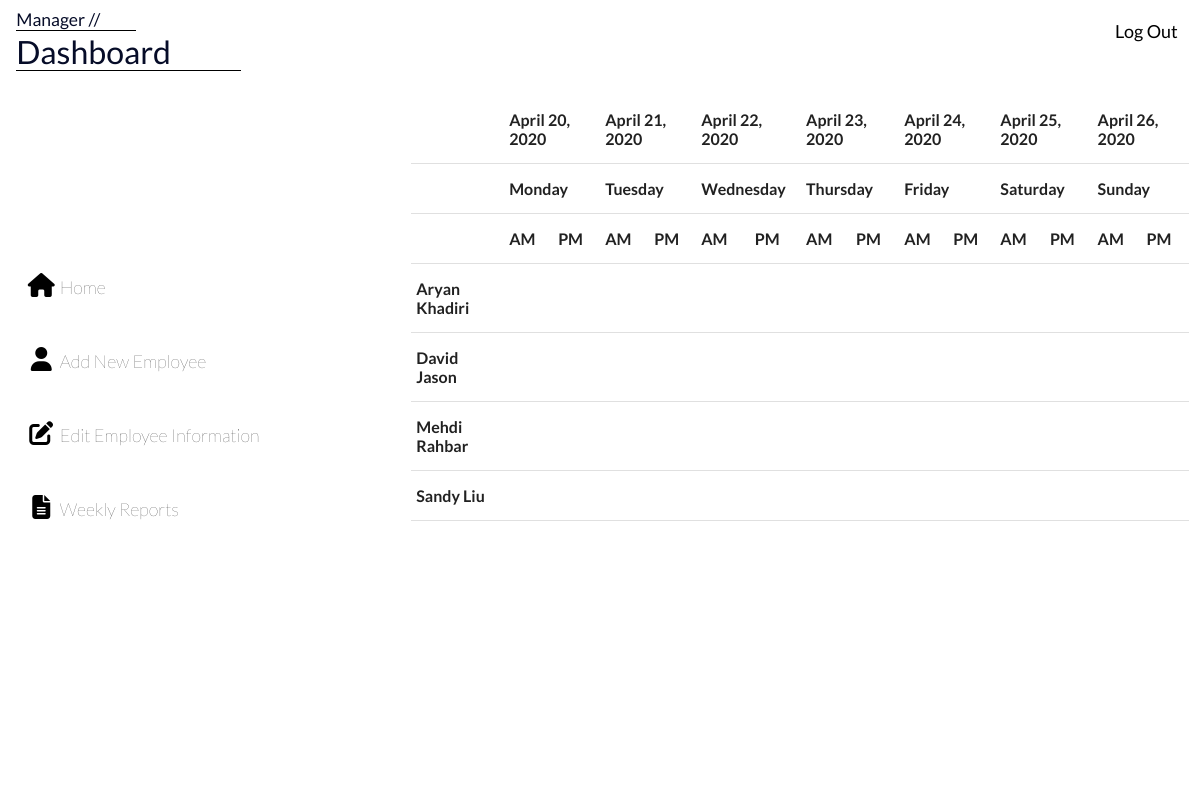
Page /manager/weeklyreports on the committed database.
### Manager/models.py (models this page shows, shortened)
class Employee (models.Model):
    name = models.CharField (max_length = 100)
    point = models.FloatField()
    phone = models.CharField(max_length = 10)
    def __str__(self):
        return self.name

### Manager/views.py (the view)
# urls.py: path('weeklyreports', weekly_report_view, name = "weekly_reports")
def weekly_report_view(request):
    title = "Weekly Reports"
    today_day = datetime.today().weekday()
    today_date = datetime.today().date()
    first_date_of_week = today_date - timedelta(today_day)
    last_date_of_week = first_date_of_week + timedelta(7)
    days_dates=[]
    for i in range(0,7):
        days_dates.append(first_date_of_week+timedelta(i))
    tips = Tip.objects.filter(date__lte = last_date_of_week).filter(date__gte=first_date_of_week).order_by('date')
    employees = Employee.objects.all().order_by('name')
    all_info = {}
    for employee in employees:
        all_info[employee.name] = {}
        for day in days_dates:
            all_info[employee.name][day]=['','']
    for tip in tips:
        if tip.time_frame == 'AM':
            all_info[tip.employee.name][tip.date][0] = tip.paid_later
        else:
            all_info[tip.employee.name][tip.date][1] = tip.paid_later
    print(all_info)
    """all_info = {}
    for employee in employees:
        all_info[employee.name] = []
        for tip in tips:
            if tip.employee == employee:
                all_info[employee.name].append({tip.date:[{tip.time_frame:tip.paid_later}]})
    for key in all_info:
        for i in range(0, 7):"""
    context = {
        'title':title,
        'tips':tips,
        'employees':employees,
        'days_dates':days_dates,
        'all_info':all_info
    }
    for tip in tips:
        print(tip.employee)
    return render(request, 'weekly_reports.html', context)

### Manager/templates/weekly_reports.html (shortened to what this page needs)
{% extends 'base.html' %}
{% block content %}
<table >
    <tr>
        <th colspan = "2"></th>
{% for date in days_dates %}
        <th colspan = "2">{{date}}</th>
{% endfor %}
    </tr>
    <tr>
        <th colspan = "2"></th>
    <th colspan = "2">Monday</th>
    <th colspan = "2">Tuesday</th>
    <th colspan = "2">Wednesday</th>
    <th colspan = "2">Thursday</th>
    <th colspan = "2">Friday</th>
    <th colspan = "2">Saturday</th>
    <th colspan = "2">Sunday</th>
</tr>
<tr>
    <th colspan = "2"></th>
    <th >AM</th>
    <th >PM</th>
    <th >AM</th>
    <th >PM</th>
    <th >AM</th>
    <th >PM</th>
    <th >AM</th>
    <th >PM</th>
    <th >AM</th>
    <th >PM</th>
    <th >AM</th>
    <th >PM</th>
    <th >AM</th>
    <th >PM</th>
</tr>
{% for employee in employees %}
<tr>
    <th>{{employee.name}}</th>
</tr>
{% endfor %}
</table>
{% endblock %}

### Manager/static/base.css (style rules this page uses)
body { font-family: Lato !important; background-color: #ffffff; width: 100%; height: 100%; }

### rows in the picture
Employee: name "Aryan Khadiri"
Employee: name "David Jason"
Employee: name "Mehdi Rahbar"
Employee: name "Sandy Liu"

### other values in the picture
{{ date }} "April 20, 2020" "April 21, 2020" "April 22, 2020" "April 23, 2020" "April 24, 2020" "April 25, 2020" "April 26, 2020"
